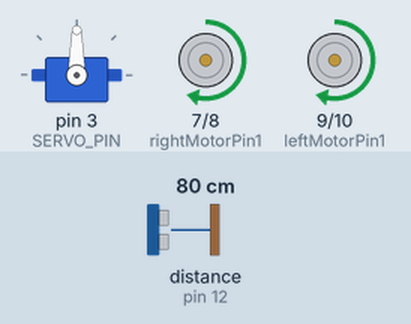
This sketch was run on a simulated Arduino Uno, built with avr-gcc and run on an emulated ATmega328P. On the bench: servo, motor-driver pin pairs drawn as motors (green arrow = first pin HIGH = forward, orange = second pin HIGH = backward, longer = more drive, scaled by the enable pin). Inputs (shaded band) come from the test bench; at power-on: distance to the obstacle (sensor on pin 12) 80 cm. The echo pulse lasts 58.3 µs per cm.

Above: at 1.2 s.
1.3 s: distance to the obstacle (sensor on pin 12) set to 33 cm
2.8 s: distance to the obstacle (sensor on pin 12) set to 27 cm
At 3.2 s:
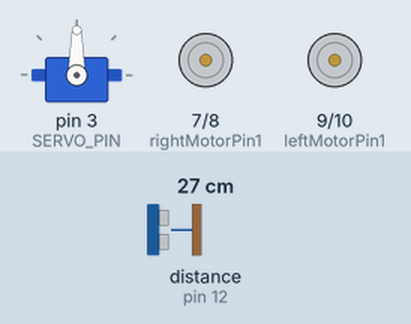
5.8 s: distance to the obstacle (sensor on pin 12) set to 35 cm
At 6.7 s:
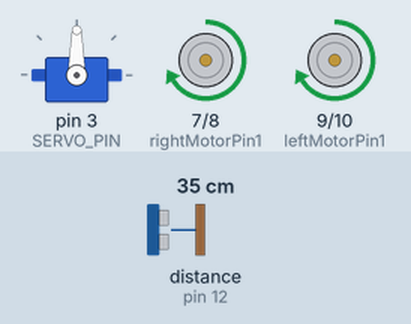
7.7 s: distance to the obstacle (sensor on pin 12) set to 2 cm
At 9.3 s:
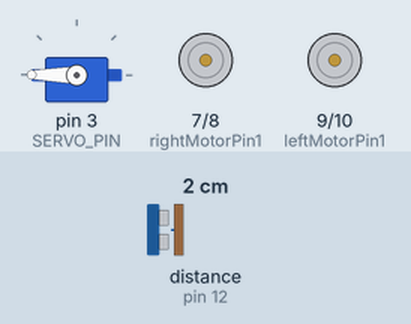
Timing chart, 0 to 11.7 s (numbered marks = the images above; inputs shaded):
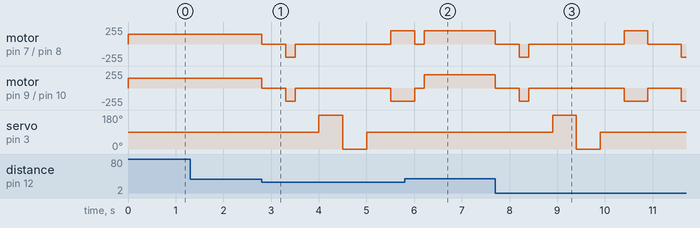

The sketch:

All_in_One_Robot.ino
```cpp
#include <Servo.h>
#include <NewPing.h>

#define OBSTACLE_AVOIDING_MODE                    1
#define LINE_FOLLOWER_MODE                        2
#define LINE_FOLLOWER_WITH_OBSTACLE_AVOIDING_MODE 3
#define OBJECT_FOLLOWING_MODE                     4
#define ROBOT_CONTROL_MODE OBSTACLE_AVOIDING_MODE
#define SERVO_PIN 3
#define ULTRASONIC_SENSOR_TRIG 11
#define ULTRASONIC_SENSOR_ECHO 12

#define BOTTOM_IR_SENSOR_RIGHT A0
#define BOTTOM_IR_SENSOR_LEFT A1
#define TOP_IR_SENSOR_RIGHT A3
#define TOP_IR_SENSOR_LEFT A2


//Right motor
int enableRightMotor=5;
int rightMotorPin1=7;
int rightMotorPin2=8;

//Left motor
int enableLeftMotor=6;
int leftMotorPin1=9;
int leftMotorPin2=10;

NewPing mySensor(ULTRASONIC_SENSOR_TRIG, ULTRASONIC_SENSOR_ECHO, 400);
Servo myServo;

void setup()
{
  // put your setup code here, to run once:
  pinMode(enableRightMotor,OUTPUT);
  pinMode(rightMotorPin1,OUTPUT);
  pinMode(rightMotorPin2,OUTPUT);

  pinMode(enableLeftMotor,OUTPUT);
  pinMode(leftMotorPin1,OUTPUT);
  pinMode(leftMotorPin2,OUTPUT);

  myServo.attach(SERVO_PIN);
  myServo.write(90);

  pinMode(BOTTOM_IR_SENSOR_RIGHT, INPUT);
  pinMode(BOTTOM_IR_SENSOR_LEFT, INPUT);

  pinMode(TOP_IR_SENSOR_RIGHT, INPUT);
  pinMode(TOP_IR_SENSOR_LEFT, INPUT);

  rotateMotor(0,0);
}

void obstacleAvoidingControl()
{
  static int MAX_REGULAR_MOTOR_SPEED  = 150;
  static int MAX_MOTOR_TURN_SPEED  = 200;
  static int DISTANCE_TO_CHECK  = 30;

  int distance = mySensor.ping_cm();

  //If distance is within 30 cm then adjust motor direction as below
  if (distance > 0 && distance < DISTANCE_TO_CHECK)
  {
    //Stop motors
    rotateMotor(0, 0);
    delay(500);

    //Reverse motors
    rotateMotor(-MAX_MOTOR_TURN_SPEED, -MAX_MOTOR_TURN_SPEED);
    delay(200);

    //Stop motors
    rotateMotor(0, 0);
    delay(500);

    //Rotate servo to left
    myServo.write(180);
    delay(500);

    //Read left side distance using ultrasonic sensor
    int distanceLeft = mySensor.ping_cm();

    //Rotate servo to right
    myServo.write(0);
    delay(500);

    //Read right side distance using ultrasonic sensor
    int distanceRight = mySensor.ping_cm();

    //Bring servo to center
    myServo.write(90);
    delay(500);

    if (distanceLeft == 0 )
    {
      rotateMotor(MAX_MOTOR_TURN_SPEED, -MAX_MOTOR_TURN_SPEED);
      delay(500);
    }
    else if (distanceRight == 0 )
    {
      rotateMotor(-MAX_MOTOR_TURN_SPEED, MAX_MOTOR_TURN_SPEED);
      delay(500);
    }
    else if (distanceLeft >= distanceRight)
    {
      rotateMotor(MAX_MOTOR_TURN_SPEED, -MAX_MOTOR_TURN_SPEED);
      delay(500);
    }
    else
    {
      rotateMotor(-MAX_MOTOR_TURN_SPEED, MAX_MOTOR_TURN_SPEED);
      delay(500);
    }
    rotateMotor(0, 0);
    delay(200);
  }
  else
  {
    rotateMotor(MAX_REGULAR_MOTOR_SPEED, MAX_REGULAR_MOTOR_SPEED);
  }
}

void lineFollowerControl()
{
  static int MOTOR_SPEED = 100;
  static int TURNING_MOTOR_SPEED = 200;

  int rightIRSensorValue = digitalRead(BOTTOM_IR_SENSOR_RIGHT);
  int leftIRSensorValue = digitalRead(BOTTOM_IR_SENSOR_LEFT);

  //If none of the sensors detects black line, then go straight
  if (rightIRSensorValue == LOW && leftIRSensorValue == LOW)
  {
    rotateMotor(MOTOR_SPEED, MOTOR_SPEED);
  }
  //If right sensor detects black line, then turn right
  else if (rightIRSensorValue == HIGH && leftIRSensorValue == LOW )
  {
      rotateMotor(-TURNING_MOTOR_SPEED, TURNING_MOTOR_SPEED);
  }
  //If left sensor detects black line, then turn left
  else if (rightIRSensorValue == LOW && leftIRSensorValue == HIGH )
  {
      rotateMotor(TURNING_MOTOR_SPEED, -TURNING_MOTOR_SPEED);
  }
  //If both the sensors detect black line, then stop
  else
  {
    rotateMotor(0, 0);
  }
}

void lineFollowerWithObstacleAvoidingControl()
{
  static int MOTOR_SPEED = 100;
  static int TURNING_MOTOR_SPEED = 200;
  static int DISTANCE_TO_CHECK  = 20;

  int rightIRSensorValue = digitalRead(BOTTOM_IR_SENSOR_RIGHT);
  int leftIRSensorValue = digitalRead(BOTTOM_IR_SENSOR_LEFT);

  //If none of the sensors detects black line, then go straight
  if (rightIRSensorValue == LOW && leftIRSensorValue == LOW)
  {
    int distance = mySensor.ping_cm();
    //If object detected that is if distance is within 30 cm then adjust motor direction as below
    if (distance > 0 && distance < DISTANCE_TO_CHECK)
    {
      adjustRobotToAvoidObjectWhileFollowingLine();
    }
    else
    {
      rotateMotor(MOTOR_SPEED, MOTOR_SPEED);
    }
  }
  //If right sensor detects black line, then turn right
  else if (rightIRSensorValue == HIGH && leftIRSensorValue == LOW )
  {
      rotateMotor(-TURNING_MOTOR_SPEED, TURNING_MOTOR_SPEED);
  }
  //If left sensor detects black line, then turn left
  else if (rightIRSensorValue == LOW && leftIRSensorValue == HIGH )
  {
      rotateMotor(TURNING_MOTOR_SPEED, -TURNING_MOTOR_SPEED);
  }
  //If both the sensors detect black line, then stop
  else
  {
    rotateMotor(0, 0);
  }
}


void objectFollowingControl()
{
  static int MAX_FORWARD_MOTOR_SPEED  = 150;
  static int MAX_MOTOR_TURN_SPEED_ADJUSTMENT  = 100;
  static int MIN_DISTANCE  = 10;
  static int MAX_DISTANCE  = 30;

  int distance = mySensor.ping_cm();
  int rightIRSensorValue = digitalRead(TOP_IR_SENSOR_RIGHT);
  int leftIRSensorValue = digitalRead(TOP_IR_SENSOR_LEFT);

  //NOTE: If IR sensor detects the hand then its value will be LOW else the value will be HIGH

  //If right sensor detects hand, then turn right. We increase left motor speed and decrease the right motor speed to turn towards right
  if (rightIRSensorValue == LOW && leftIRSensorValue == HIGH )
  {
      rotateMotor(MAX_FORWARD_MOTOR_SPEED - MAX_MOTOR_TURN_SPEED_ADJUSTMENT, MAX_FORWARD_MOTOR_SPEED + MAX_MOTOR_TURN_SPEED_ADJUSTMENT );
  }
  //If left sensor detects hand, then turn left. We increase right motor speed and decrease the left motor speed to turn towards left
  else if (rightIRSensorValue == HIGH && leftIRSensorValue == LOW )
  {
      rotateMotor(MAX_FORWARD_MOTOR_SPEED + MAX_MOTOR_TURN_SPEED_ADJUSTMENT, MAX_FORWARD_MOTOR_SPEED - MAX_MOTOR_TURN_SPEED_ADJUSTMENT);
  }
  //If distance is between min and max then go straight
  else if (distance >= MIN_DISTANCE && distance <= MAX_DISTANCE)
  {
    rotateMotor(MAX_FORWARD_MOTOR_SPEED, MAX_FORWARD_MOTOR_SPEED);
  }
  //stop the motors
  else
  {
    rotateMotor(0, 0);
  }
}

void adjustRobotToAvoidObjectWhileFollowingLine()
{
  static int MAX_MOTOR_TURN_SPEED  = 200;

  //Stop motors
  rotateMotor(0, 0);
  delay(500);

  //Rotate servo to left
  myServo.write(180);
  delay(500);

  //Read left side distance using ultrasonic sensor
  int distanceLeft = mySensor.ping_cm();

  //Rotate servo to right
  myServo.write(0);
  delay(500);

  //Read right side distance using ultrasonic sensor
  int distanceRight = mySensor.ping_cm();

  //Bring servo to center
  myServo.write(90);
  delay(500);

  bool robotMovedToLeftDirection = false;
  if (distanceLeft == 0 )
  {
    robotMovedToLeftDirection = true;
    rotateMotor(MAX_MOTOR_TURN_SPEED, -MAX_MOTOR_TURN_SPEED);
    delay(500);
  }
  else if (distanceRight == 0 )
  {
    rotateMotor(-MAX_MOTOR_TURN_SPEED, MAX_MOTOR_TURN_SPEED);
    delay(500);
  }
  else if (distanceLeft >= distanceRight)
  {
    robotMovedToLeftDirection = true;
    rotateMotor(MAX_MOTOR_TURN_SPEED, -MAX_MOTOR_TURN_SPEED);
    delay(500);
  }
  else
  {
    rotateMotor(-MAX_MOTOR_TURN_SPEED, MAX_MOTOR_TURN_SPEED);
    delay(500);
  }

  rotateMotor(MAX_MOTOR_TURN_SPEED, MAX_MOTOR_TURN_SPEED);
  delay(500);

  if (robotMovedToLeftDirection)
  {
    rotateMotor(-MAX_MOTOR_TURN_SPEED, MAX_MOTOR_TURN_SPEED);
    delay(800);
  }
  else
  {
    rotateMotor(MAX_MOTOR_TURN_SPEED, -MAX_MOTOR_TURN_SPEED);
    delay(800);
  }
}

void rotateMotor(int rightMotorSpeed, int leftMotorSpeed)
{
  if (rightMotorSpeed < 0)
  {
    digitalWrite(rightMotorPin1,LOW);
    digitalWrite(rightMotorPin2,HIGH);
  }
  else if (rightMotorSpeed >= 0)
  {
    digitalWrite(rightMotorPin1,HIGH);
    digitalWrite(rightMotorPin2,LOW);
  }

  if (leftMotorSpeed < 0)
  {
    digitalWrite(leftMotorPin1,LOW);
    digitalWrite(leftMotorPin2,HIGH);
  }
  else if (leftMotorSpeed >= 0)
  {
    digitalWrite(leftMotorPin1,HIGH);
    digitalWrite(leftMotorPin2,LOW);
  }

  analogWrite(enableRightMotor, abs(rightMotorSpeed));
  analogWrite(enableLeftMotor, abs(leftMotorSpeed));
}

void loop()
{
  switch (ROBOT_CONTROL_MODE)
  {
    case OBSTACLE_AVOIDING_MODE:
      obstacleAvoidingControl();
      break;

    case LINE_FOLLOWER_MODE:
      lineFollowerControl();
      break;

    case LINE_FOLLOWER_WITH_OBSTACLE_AVOIDING_MODE:
      lineFollowerWithObstacleAvoidingControl();
      break;

    case OBJECT_FOLLOWING_MODE:
      objectFollowingControl();
      break;

    default:
      break;
  }

}
```

Measured:
- the behaviour switches between 30 and 29 cm on distance to the obstacle (sensor on pin 12) (found by bisection; images 0 and 1)
- after the input at 1.3 s, every drawn part: stays the same
- after the input at 5.8 s, servo on pin 3 (SERVO_PIN): stays 90° (without the input it goes to 180° after 1.6 s)
